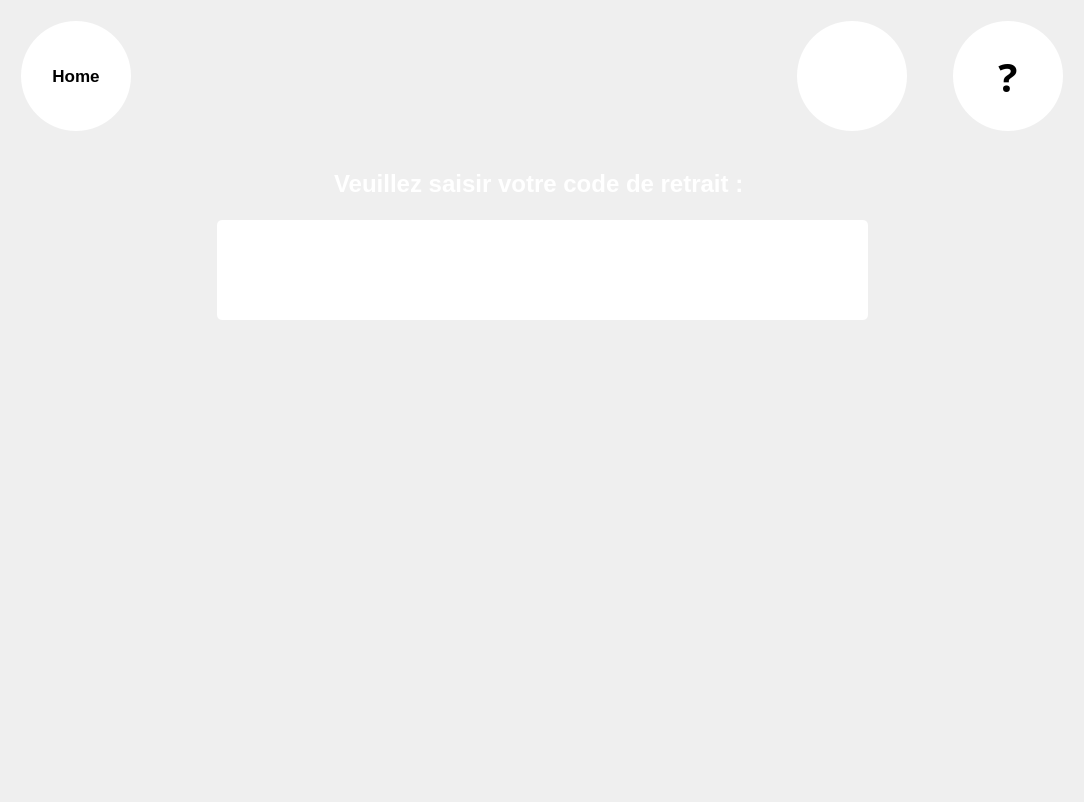
<?xml version="1.0" encoding="UTF-8"?>
<ui version="4.0">
 <class>Customer</class>
 <widget class="QWidget" name="Customer">
  <property name="geometry">
   <rect>
    <x>0</x>
    <y>0</y>
    <width>1084</width>
    <height>802</height>
   </rect>
  </property>
  <property name="minimumSize">
   <size>
    <width>1084</width>
    <height>802</height>
   </size>
  </property>
  <property name="windowTitle">
   <string>Form</string>
  </property>
  <property name="toolTip">
   <string notr="true"/>
  </property>
  <property name="statusTip">
   <string notr="true"/>
  </property>
  <property name="whatsThis">
   <string notr="true"/>
  </property>
  <property name="styleSheet">
   <string notr="true">QToolTip{	
	border:1px white;	
	border-radius:0px;  
	font : 15pt;
	background-color: rgb(114, 114, 114);
	color: rgb(255, 255, 255);	    	
}</string>
  </property>
  <layout class="QGridLayout" name="gridLayout">
   <item row="0" column="0">
    <layout class="QVBoxLayout" name="verticalLayout">
     <property name="margin">
      <number>5</number>
     </property>
     <item>
      <layout class="QHBoxLayout" name="horizontalLayout_4">
       <property name="margin">
        <number>5</number>
       </property>
       <item>
        <widget class="QToolButton" name="B_Home">
         <property name="minimumSize">
          <size>
           <width>110</width>
           <height>110</height>
          </size>
         </property>
         <property name="maximumSize">
          <size>
           <width>110</width>
           <height>110</height>
          </size>
         </property>
         <property name="palette">
          <palette>
           <active>
            <colorrole role="Button">
             <brush brushstyle="SolidPattern">
              <color alpha="255">
               <red>255</red>
               <green>255</green>
               <blue>255</blue>
              </color>
             </brush>
            </colorrole>
            <colorrole role="Base">
             <brush brushstyle="SolidPattern">
              <color alpha="255">
               <red>255</red>
               <green>255</green>
               <blue>255</blue>
              </color>
             </brush>
            </colorrole>
            <colorrole role="Window">
             <brush brushstyle="SolidPattern">
              <color alpha="255">
               <red>255</red>
               <green>255</green>
               <blue>255</blue>
              </color>
             </brush>
            </colorrole>
           </active>
           <inactive>
            <colorrole role="Button">
             <brush brushstyle="SolidPattern">
              <color alpha="255">
               <red>255</red>
               <green>255</green>
               <blue>255</blue>
              </color>
             </brush>
            </colorrole>
            <colorrole role="Base">
             <brush brushstyle="SolidPattern">
              <color alpha="255">
               <red>255</red>
               <green>255</green>
               <blue>255</blue>
              </color>
             </brush>
            </colorrole>
            <colorrole role="Window">
             <brush brushstyle="SolidPattern">
              <color alpha="255">
               <red>255</red>
               <green>255</green>
               <blue>255</blue>
              </color>
             </brush>
            </colorrole>
           </inactive>
           <disabled>
            <colorrole role="Button">
             <brush brushstyle="SolidPattern">
              <color alpha="255">
               <red>255</red>
               <green>255</green>
               <blue>255</blue>
              </color>
             </brush>
            </colorrole>
            <colorrole role="Base">
             <brush brushstyle="SolidPattern">
              <color alpha="255">
               <red>255</red>
               <green>255</green>
               <blue>255</blue>
              </color>
             </brush>
            </colorrole>
            <colorrole role="Window">
             <brush brushstyle="SolidPattern">
              <color alpha="255">
               <red>255</red>
               <green>255</green>
               <blue>255</blue>
              </color>
             </brush>
            </colorrole>
           </disabled>
          </palette>
         </property>
         <property name="font">
          <font>
           <pointsize>13</pointsize>
           <weight>75</weight>
           <bold>true</bold>
          </font>
         </property>
         <property name="styleSheet">
          <string notr="true">QToolButton{
background-color: rgb(255, 255, 255);
border:none;
border-radius:55px;
max-width:110px;
max-height:110px;
min-width:110px;
min-height:110px;
}

QToolButton:pressed{ 
	background-color: #ECF0F1;
}
</string>
         </property>
         <property name="text">
          <string>Home</string>
         </property>
         <property name="icon">
          <iconset resource="Src.qrc">
           <normaloff>:/ImgList/Home</normaloff>:/ImgList/Home</iconset>
         </property>
         <property name="iconSize">
          <size>
           <width>70</width>
           <height>70</height>
          </size>
         </property>
         <property name="toolButtonStyle">
          <enum>Qt::ToolButtonTextUnderIcon</enum>
         </property>
         <property name="autoRaise">
          <bool>true</bool>
         </property>
        </widget>
       </item>
       <item>
        <spacer name="horizontalSpacer_7">
         <property name="orientation">
          <enum>Qt::Horizontal</enum>
         </property>
         <property name="sizeType">
          <enum>QSizePolicy::Expanding</enum>
         </property>
         <property name="sizeHint" stdset="0">
          <size>
           <width>40</width>
           <height>20</height>
          </size>
         </property>
        </spacer>
       </item>
       <item>
        <widget class="QToolButton" name="B_Assistance">
         <property name="font">
          <font>
           <family>Droid Sans Georgian</family>
           <pointsize>30</pointsize>
           <weight>75</weight>
           <bold>true</bold>
          </font>
         </property>
         <property name="toolTip">
          <string/>
         </property>
         <property name="styleSheet">
          <string notr="true">QToolButton{
background-color: rgb(255, 255, 255);
border:none;
border-radius:55px;
max-width:110px;
max-height:110px;
min-width:110px;
min-height:110px;
}

QToolButton:pressed{ 
	background-color: #ECF0F1;
}
QToolTip{
	border:1px white;	
	border-radius:0px;
	font : 15pt;
	background-color: rgb(114, 114, 114);
	color: rgb(255, 255, 255);	    	
}
</string>
         </property>
         <property name="text">
          <string/>
         </property>
         <property name="icon">
          <iconset resource="Src.qrc">
           <normaloff>:/ImgList/BAssistance</normaloff>:/ImgList/BAssistance</iconset>
         </property>
         <property name="iconSize">
          <size>
           <width>70</width>
           <height>70</height>
          </size>
         </property>
         <property name="popupMode">
          <enum>QToolButton::DelayedPopup</enum>
         </property>
         <property name="toolButtonStyle">
          <enum>Qt::ToolButtonIconOnly</enum>
         </property>
         <property name="autoRaise">
          <bool>true</bool>
         </property>
         <property name="arrowType">
          <enum>Qt::NoArrow</enum>
         </property>
        </widget>
       </item>
       <item>
        <spacer name="horizontalSpacer_2">
         <property name="orientation">
          <enum>Qt::Horizontal</enum>
         </property>
         <property name="sizeType">
          <enum>QSizePolicy::Fixed</enum>
         </property>
         <property name="sizeHint" stdset="0">
          <size>
           <width>40</width>
           <height>20</height>
          </size>
         </property>
        </spacer>
       </item>
       <item>
        <widget class="QToolButton" name="B_Help">
         <property name="palette">
          <palette>
           <active>
            <colorrole role="Button">
             <brush brushstyle="SolidPattern">
              <color alpha="255">
               <red>255</red>
               <green>255</green>
               <blue>255</blue>
              </color>
             </brush>
            </colorrole>
            <colorrole role="Base">
             <brush brushstyle="SolidPattern">
              <color alpha="255">
               <red>255</red>
               <green>255</green>
               <blue>255</blue>
              </color>
             </brush>
            </colorrole>
            <colorrole role="Window">
             <brush brushstyle="SolidPattern">
              <color alpha="255">
               <red>255</red>
               <green>255</green>
               <blue>255</blue>
              </color>
             </brush>
            </colorrole>
           </active>
           <inactive>
            <colorrole role="Button">
             <brush brushstyle="SolidPattern">
              <color alpha="255">
               <red>255</red>
               <green>255</green>
               <blue>255</blue>
              </color>
             </brush>
            </colorrole>
            <colorrole role="Base">
             <brush brushstyle="SolidPattern">
              <color alpha="255">
               <red>255</red>
               <green>255</green>
               <blue>255</blue>
              </color>
             </brush>
            </colorrole>
            <colorrole role="Window">
             <brush brushstyle="SolidPattern">
              <color alpha="255">
               <red>255</red>
               <green>255</green>
               <blue>255</blue>
              </color>
             </brush>
            </colorrole>
           </inactive>
           <disabled>
            <colorrole role="Button">
             <brush brushstyle="SolidPattern">
              <color alpha="255">
               <red>255</red>
               <green>255</green>
               <blue>255</blue>
              </color>
             </brush>
            </colorrole>
            <colorrole role="Base">
             <brush brushstyle="SolidPattern">
              <color alpha="255">
               <red>255</red>
               <green>255</green>
               <blue>255</blue>
              </color>
             </brush>
            </colorrole>
            <colorrole role="Window">
             <brush brushstyle="SolidPattern">
              <color alpha="255">
               <red>255</red>
               <green>255</green>
               <blue>255</blue>
              </color>
             </brush>
            </colorrole>
           </disabled>
          </palette>
         </property>
         <property name="font">
          <font>
           <family>Droid Sans Georgian</family>
           <pointsize>30</pointsize>
           <weight>75</weight>
           <bold>true</bold>
          </font>
         </property>
         <property name="styleSheet">
          <string notr="true">QToolButton{
background-color: rgb(255, 255, 255);
border:none;
border-radius:55px;
max-width:110px;
max-height:110px;
min-width:110px;
min-height:110px;
}

QToolButton:pressed{
    background-color: rgb(222,222,222);
	border-width:1px;
    border-radius:50px;
    max-width:100px;
    max-height:100px;
    min-width:100px;
    min-height:100px;
}
</string>
         </property>
         <property name="text">
          <string>?</string>
         </property>
         <property name="popupMode">
          <enum>QToolButton::DelayedPopup</enum>
         </property>
         <property name="toolButtonStyle">
          <enum>Qt::ToolButtonIconOnly</enum>
         </property>
         <property name="autoRaise">
          <bool>true</bool>
         </property>
        </widget>
       </item>
      </layout>
     </item>
     <item>
      <spacer name="verticalSpacer">
       <property name="orientation">
        <enum>Qt::Vertical</enum>
       </property>
       <property name="sizeType">
        <enum>QSizePolicy::MinimumExpanding</enum>
       </property>
       <property name="sizeHint" stdset="0">
        <size>
         <width>20</width>
         <height>1</height>
        </size>
       </property>
      </spacer>
     </item>
     <item>
      <widget class="QLabel" name="label">
       <property name="minimumSize">
        <size>
         <width>651</width>
         <height>50</height>
        </size>
       </property>
       <property name="maximumSize">
        <size>
         <width>545505</width>
         <height>453</height>
        </size>
       </property>
       <property name="font">
        <font>
         <pointsize>18</pointsize>
         <weight>75</weight>
         <bold>true</bold>
        </font>
       </property>
       <property name="styleSheet">
        <string notr="true">color: rgb(255, 255, 255);</string>
       </property>
       <property name="text">
        <string>Veuillez saisir votre code de retrait : </string>
       </property>
       <property name="scaledContents">
        <bool>true</bool>
       </property>
       <property name="alignment">
        <set>Qt::AlignCenter</set>
       </property>
       <property name="textInteractionFlags">
        <set>Qt::NoTextInteraction</set>
       </property>
      </widget>
     </item>
     <item>
      <layout class="QHBoxLayout" name="horizontalLayout">
       <property name="sizeConstraint">
        <enum>QLayout::SetDefaultConstraint</enum>
       </property>
       <property name="margin">
        <number>5</number>
       </property>
       <item>
        <spacer name="horizontalSpacer">
         <property name="orientation">
          <enum>Qt::Horizontal</enum>
         </property>
         <property name="sizeType">
          <enum>QSizePolicy::MinimumExpanding</enum>
         </property>
         <property name="sizeHint" stdset="0">
          <size>
           <width>40</width>
           <height>20</height>
          </size>
         </property>
        </spacer>
       </item>
       <item>
        <widget class="QLineEdit" name="lineEdit">
         <property name="minimumSize">
          <size>
           <width>651</width>
           <height>100</height>
          </size>
         </property>
         <property name="maximumSize">
          <size>
           <width>651</width>
           <height>100</height>
          </size>
         </property>
         <property name="font">
          <font>
           <pointsize>25</pointsize>
          </font>
         </property>
         <property name="mouseTracking">
          <bool>false</bool>
         </property>
         <property name="focusPolicy">
          <enum>Qt::ClickFocus</enum>
         </property>
         <property name="contextMenuPolicy">
          <enum>Qt::NoContextMenu</enum>
         </property>
         <property name="styleSheet">
          <string notr="true">QLineEdit{
background-color: rgb(255, 255, 255);
border-radius:5px;
}
</string>
         </property>
         <property name="inputMethodHints">
          <set>Qt::ImhUppercaseOnly</set>
         </property>
         <property name="frame">
          <bool>false</bool>
         </property>
         <property name="alignment">
          <set>Qt::AlignCenter</set>
         </property>
        </widget>
       </item>
       <item>
        <spacer name="horizontalSpacer_9">
         <property name="orientation">
          <enum>Qt::Horizontal</enum>
         </property>
         <property name="sizeHint" stdset="0">
          <size>
           <width>40</width>
           <height>20</height>
          </size>
         </property>
        </spacer>
       </item>
      </layout>
     </item>
     <item>
      <layout class="QHBoxLayout" name="horizontalLayout_3">
       <property name="margin">
        <number>5</number>
       </property>
       <item>
        <widget class="KeyBoard" name="WKeyBoard" native="true">
         <property name="minimumSize">
          <size>
           <width>999</width>
           <height>428</height>
          </size>
         </property>
         <property name="maximumSize">
          <size>
           <width>999</width>
           <height>428</height>
          </size>
         </property>
         <property name="styleSheet">
          <string notr="true">background-color: rgba(255, 255, 255, 0);</string>
         </property>
        </widget>
       </item>
      </layout>
     </item>
     <item>
      <spacer name="verticalSpacer_2">
       <property name="orientation">
        <enum>Qt::Vertical</enum>
       </property>
       <property name="sizeType">
        <enum>QSizePolicy::MinimumExpanding</enum>
       </property>
       <property name="sizeHint" stdset="0">
        <size>
         <width>20</width>
         <height>1</height>
        </size>
       </property>
      </spacer>
     </item>
    </layout>
   </item>
  </layout>
 </widget>
 <customwidgets>
  <customwidget>
   <class>KeyBoard</class>
   <extends>QWidget</extends>
   <header>keyboard.h</header>
   <container>1</container>
  </customwidget>
 </customwidgets>
 <resources>
  <include location="Src.qrc"/>
 </resources>
 <connections/>
</ui>
